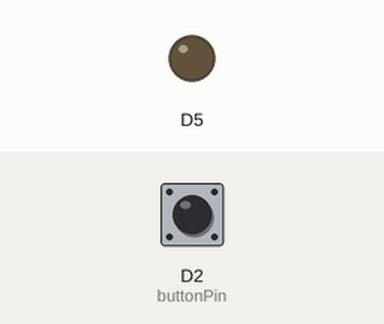
This sketch was run on a simulated ESP8266 (NodeMCU). Shown: output pins drawn as LEDs (lit = HIGH). Inputs (shaded band) come from the test bench; at power-on: D2 (buttonPin) HIGH.

Above: at 1.2 s.
1.3 s: D2 (buttonPin) pulled LOW for 0.15 s
At 1.37 s:
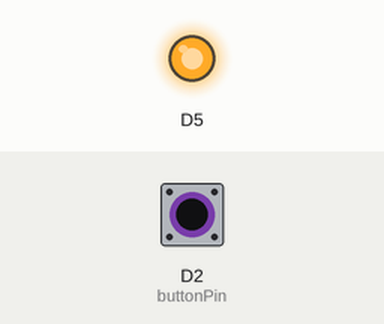
2.9 s: D2 (buttonPin) pulled LOW for 3.2 s
At 7.4 s:
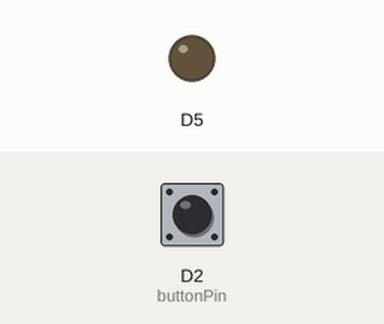
Timing chart, 0 to 8.9 s (numbered marks = the images above; inputs shaded):
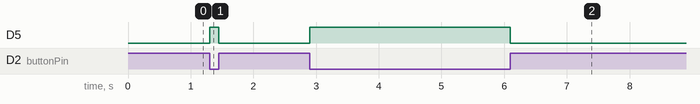

The sketch:

code.ino
```cpp
#define ledPin D13
#define buttonPin D2

void setup() {
  pinMode(ledPin, OUTPUT);
  pinMode(buttonPin, INPUT_PULLUP);
}

void loop() {

  int buttonState = digitalRead(buttonPin);

  // Button pressed
  if (buttonState == LOW) {
    digitalWrite(ledPin, HIGH);
  }

  // Button released
  else {
    digitalWrite(ledPin, LOW);
  }
}
```

Measured:
- after the input at 1.3 s, D5: LOW → HIGH at once, → LOW 0.15 s later
- after the input at 2.9 s, D5: LOW → HIGH at once, → LOW 3.2 s later
